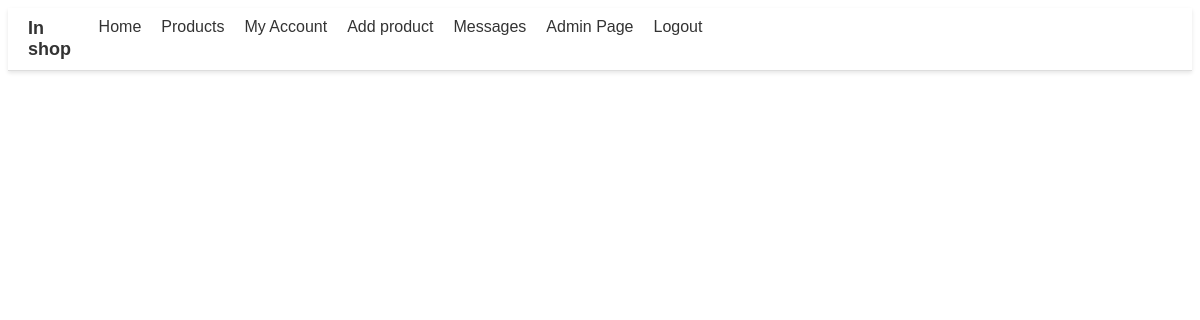
/php/chat/my_messages.php (signed in), run on an earlier commit of the app's database.
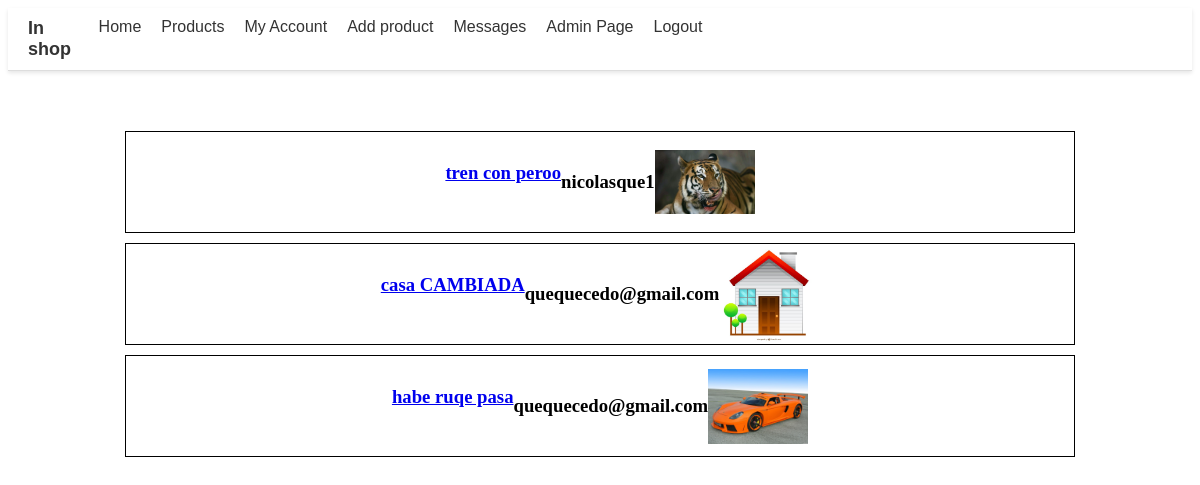
And on a later commit of the database.
### tables this page shows
CREATE TABLE `chat` (
  `chat_id` int(11) NOT NULL,
  `user_id_buyer` int(11) NOT NULL,
  `user_id_seller` int(11) NOT NULL,
  `product_id` int(11) NOT NULL,
  `message` text NOT NULL,
  `date` date NOT NULL DEFAULT current_timestamp(),
  `seen` tinyint(1) NOT NULL DEFAULT current_timestamp()
);

CREATE TABLE `product` (
  `product_id` int(9) NOT NULL,
  `product_name` varchar(30) NOT NULL,
  `price` float NOT NULL DEFAULT 0,
  `user_id` int(11) NOT NULL,
  `photo` text DEFAULT NULL,
  `description` text DEFAULT NULL,
  `user_name` varchar(50) NOT NULL,
  `upload_date` date NOT NULL DEFAULT current_timestamp()
);

CREATE TABLE `user` (
  `user_id` int(9) NOT NULL,
  `username` varchar(30) NOT NULL,
  `name` varchar(30) NOT NULL,
  `surname` varchar(30) NOT NULL,
  `email` varchar(50) NOT NULL,
  `password` varchar(30) NOT NULL,
  `admin` tinyint(1) NOT NULL DEFAULT 0
);

### php/chat/my_messages.php (the view, shortened to what this page needs)
<?php
include '../navbar.php';
function ft_get_my_chats($user_id)
{
    $connexion = ft_create_conexion();
    $sql = "SELECT * FROM chat WHERE user_id_buyer = ? OR user_id_seller = ?";
    $stmt = $connexion->prepare($sql);
    $stmt->bind_param("ii", $user_id, $user_id);
    $stmt->execute();
    $result = $stmt->get_result();
    $chats = [];
    if ($result->num_rows > 0)
    {
        while ($row = $result->fetch_assoc())
        {
            $chats[] = $row;
        }
    }
    return $chats;
}
function ft_get_other_perosn_name($user_id_buyer)
{
    $connexion = ft_create_conexion();
    $sql = "SELECT * FROM user WHERE user_id = ?";
    $stmt = $connexion->prepare($sql);
    $stmt->bind_param("i", $user_id_buyer);
    $stmt->execute();
    $result = $stmt->get_result();
    $user = $result->fetch_assoc();
    return $user['username'];
}
function ft_get_produc_info($product_id)
{
    $connexion = ft_create_conexion();
    $sql = "SELECT * FROM product WHERE product_id = ?";
    $stmt = $connexion->prepare($sql);
    $stmt->bind_param("i", $product_id);
    $stmt->execute();
    $result = $stmt->get_result();
    $product_name = $result->fetch_assoc();
    return $product_name;
}
function ft_get_photos($photo_folder)
{
    $photos = [];
    $folder_path = $_SERVER['DOCUMENT_ROOT'] . "/tfg_shop/images/products/" . $photo_folder;
    if (file_exists($folder_path)) {
        $files = scandir($folder_path);
        foreach ($files as $file)
        {
            if ($file != '.' && $file != '..')
            {
                $photos[] = $file;
            }
        }
    }
    return $photos;
}
function ft_print_photo($product_id)
{
    $product = ft_get_produc_info($product_id);
    $photos = ft_get_photos($product['photo']);
    echo "<div class='image-gallery' id='product-{$product['product_id']}'>";
    if (count($photos) > 0) {
        echo "<img src='/tfg_shop/images/products/{$product['photo']}/{$photos[0]}' width='100px'>";
    }
    echo "</div>";
}
function ft_print_chats($chats)
{
    foreach ($chats as $chat)
    {
        echo "<div class='chat'>";
        echo "<a href='chat_product.php?product_id=" . $chat['product_id'] . "'>";
        $product_name = ft_get_produc_info($chat['product_id']);
        echo "<h3>" . $product_name['product_name'] . "</h3>";
        echo "<br>";
        echo "</a>";
        echo "<h3>" . ft_get_other_perosn_name($chat['user_id_buyer']) . "</h3>";
        ft_print_photo($chat['product_id']);
        echo "</div>";
    }
}
?>
<!DOCTYPE html>
<html lang="en">
<head>
</head>
<body>
    <div class="chats">
        <?php
        $chats = ft_get_my_chats($_COOKIE['user_id']);
        ft_print_chats($chats);
        ?>
    </div>
</body>
</html>

### php/navbar.php (shortened to what this page needs)
<link rel="stylesheet" href="/tfg_shop/css/navbar.css">
<?php
	function ft_display_loged()
	{
		echo "<li class='nav-item'>";
		echo "<a class='nav-link' href='/tfg_shop/php/my_account.php'>My Account</a>";
		echo "</li>";
		echo "<li class='nav-item'>";
		echo "<a class='nav-link' href='/tfg_shop/php/add_product.php'>Add product</a>";
		echo "</li>";
		echo "<li class='nav-item'>";
		echo "<a class='nav-link' href='/tfg_shop/php/chat/my_messages.php'>Messages</a>";
		echo "</li>";
		if(ft_is_admin() == true)
		{
			echo "<li class='nav-item'>";
			echo "<a class='nav-link' href='/tfg_shop/php/admin/admin_header.php'>Admin Page</a>";
			echo "</li>";
		}
		echo "<li class='nav-item'>";
		echo "<a class='nav-link' href='/tfg_shop/php/functions/logout.php'>Logout</a>";
		echo "</li>";
	}
	function ft_if_user_is_logged()
	{
		if(isset($_COOKIE["user_id"]) && isset($_COOKIE["username"]) && isset($_COOKIE["name"]) && isset($_COOKIE["surname"]) && isset($_COOKIE["email"]))
			return (true);
		else
			return (false);
	}
	function	ft_is_admin()
	{
		if(isset($_COOKIE["admin"]) && $_COOKIE["admin"] == 1)
			return (true);
		else
			return (false);
	}
?>
<nav class="navbar">
	<div class="navbar-container">
	  <a class="navbar-brand" href="/tfg_shop/php/index.php">In shop</a>
	  <div class="navbar-collapse" id="navbarSupportedContent">
		<ul class="navbar-nav">
		  <li class="nav-item">
			<a class="nav-link" href="/tfg_shop/php/index.php">Home</a>
		  </li>
		  <li class="nav-item">
			<a class="nav-link" href="/tfg_shop/php/all_products_page.php">Products</a>
		  </li>
		  <?php
			if(ft_if_user_is_logged() == true)
				ft_display_loged();
			else
				ft_display_not_loged();
		  ?>
		</ul>
	  </div>
	</div>
</nav>

### css/navbar.css (style rules this page uses)
.navbar { background-color: #ffffff; box-shadow: 0 2px 4px rgba(0, 0, 0, 0.1); padding: 10px 20px; font-family: "Montserrat", sans-serif; transition: padding 0.2s ease-in-out; }
.navbar-container { max-width: 1200px; margin: 0 auto; display: flex; justify-content: space-between; }
.navbar-brand { color: #333333; font-weight: bold; text-decoration: none; font-size: 18px; }
.navbar-collapse { flex-basis: 100%; align-items: center; }
.navbar-nav { display: flex; list-style: none; margin: 0; padding: 0; }
.nav-item { margin: 0 10px; }
.nav-link { color: #333333; text-decoration: none; font-size: 16px; transition: color 0.2s ease-in-out; font-family: "Montserrat", sans-serif; }
.navbar { border-bottom: 1px solid #ddd; }
.navbar { transition: background-color 0.2s ease-in-out; }

### php/chat/my_messages.php (style rules this page uses)
.chats { display: flex; flex-direction: column; align-items: center; margin-top: 50px; }
.chat { width: 80%; height: 100px; border: 1px solid black; margin-top: 10px; display: flex; justify-content: center; align-items: center; }
.chat h3 { margin: 0px; }

What changed in the data, as far as the page shows it:
now on this page (row edited): chat: product.product_name "tren con peroo", user_id_buyer.username "nicolasque1", product.photo (picture)
now on this page (row edited): chat: product.product_name "casa CAMBIADA", user_id_buyer.username "quequecedo@gmail.com", product.photo (picture)
now on this page (row edited): chat: product.product_name "habe ruqe pasa", user_id_buyer.username "quequecedo@gmail.com", product.photo (picture)
